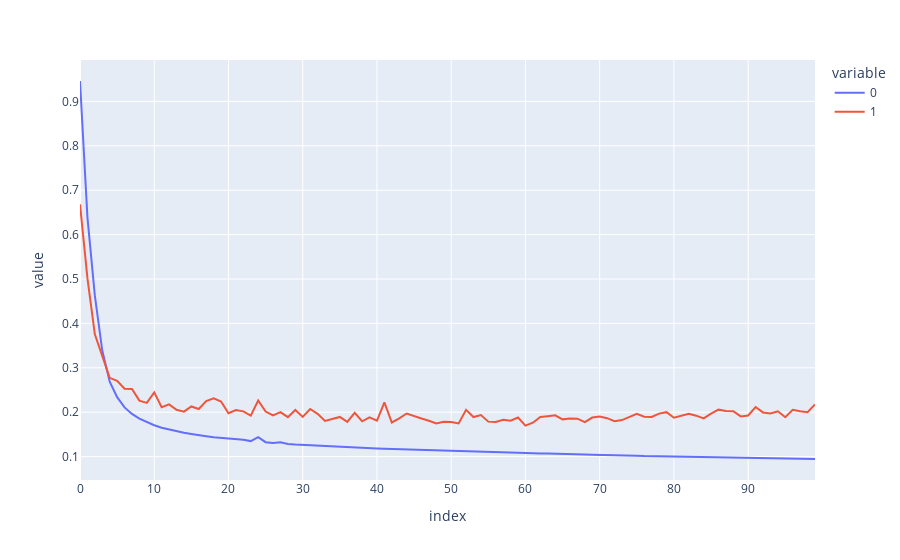

Write notebook code for a chart like this one.
### Code cell
px.line(pd.DataFrame(np.column_stack((train_loss, test_loss))))
